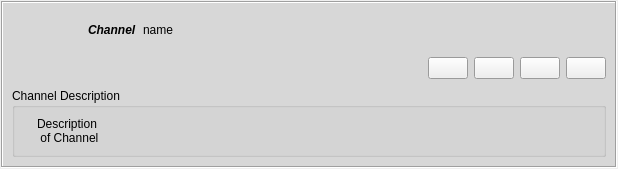
<?xml version="1.0" encoding="UTF-8"?>
<ui version="4.0">
 <class>GxsChannelGroupItem</class>
 <widget class="QWidget" name="GxsChannelGroupItem">
  <property name="geometry">
   <rect>
    <x>0</x>
    <y>0</y>
    <width>618</width>
    <height>157</height>
   </rect>
  </property>
  <layout class="QGridLayout">
   <property name="leftMargin">
    <number>1</number>
   </property>
   <property name="topMargin">
    <number>1</number>
   </property>
   <property name="rightMargin">
    <number>1</number>
   </property>
   <property name="bottomMargin">
    <number>1</number>
   </property>
   <item row="0" column="0">
    <widget class="QFrame" name="frame">
     <property name="sizePolicy">
      <sizepolicy hsizetype="Expanding" vsizetype="Preferred">
       <horstretch>0</horstretch>
       <verstretch>0</verstretch>
      </sizepolicy>
     </property>
     <property name="palette">
      <palette>
       <active>
        <colorrole role="Base">
         <brush brushstyle="SolidPattern">
          <color alpha="255">
           <red>215</red>
           <green>215</green>
           <blue>215</blue>
          </color>
         </brush>
        </colorrole>
        <colorrole role="Window">
         <brush brushstyle="SolidPattern">
          <color alpha="255">
           <red>215</red>
           <green>215</green>
           <blue>215</blue>
          </color>
         </brush>
        </colorrole>
       </active>
       <inactive>
        <colorrole role="Base">
         <brush brushstyle="SolidPattern">
          <color alpha="255">
           <red>215</red>
           <green>215</green>
           <blue>215</blue>
          </color>
         </brush>
        </colorrole>
        <colorrole role="Window">
         <brush brushstyle="SolidPattern">
          <color alpha="255">
           <red>215</red>
           <green>215</green>
           <blue>215</blue>
          </color>
         </brush>
        </colorrole>
       </inactive>
       <disabled>
        <colorrole role="Base">
         <brush brushstyle="SolidPattern">
          <color alpha="255">
           <red>215</red>
           <green>215</green>
           <blue>215</blue>
          </color>
         </brush>
        </colorrole>
        <colorrole role="Window">
         <brush brushstyle="SolidPattern">
          <color alpha="255">
           <red>215</red>
           <green>215</green>
           <blue>215</blue>
          </color>
         </brush>
        </colorrole>
       </disabled>
      </palette>
     </property>
     <property name="autoFillBackground">
      <bool>true</bool>
     </property>
     <property name="frameShape">
      <enum>QFrame::Box</enum>
     </property>
     <property name="frameShadow">
      <enum>QFrame::Sunken</enum>
     </property>
     <layout class="QGridLayout">
      <item row="0" column="0">
       <layout class="QGridLayout">
        <item row="0" column="0" rowspan="2">
         <widget class="QLabel" name="logoLabel">
          <property name="minimumSize">
           <size>
            <width>70</width>
            <height>70</height>
           </size>
          </property>
          <property name="maximumSize">
           <size>
            <width>70</width>
            <height>70</height>
           </size>
          </property>
          <property name="text">
           <string/>
          </property>
          <property name="pixmap">
           <pixmap resource="../images.qrc">:/images/channels.png</pixmap>
          </property>
         </widget>
        </item>
        <item row="0" column="1">
         <layout class="QHBoxLayout" name="horizontalLayout_2">
          <item>
           <widget class="QLabel" name="titleLabel">
            <property name="sizePolicy">
             <sizepolicy hsizetype="Minimum" vsizetype="Minimum">
              <horstretch>0</horstretch>
              <verstretch>0</verstretch>
             </sizepolicy>
            </property>
            <property name="font">
             <font>
              <weight>75</weight>
              <italic>true</italic>
              <bold>true</bold>
             </font>
            </property>
            <property name="text">
             <string notr="true">Channel</string>
            </property>
           </widget>
          </item>
          <item>
           <widget class="QLabel" name="nameLabel">
            <property name="text">
             <string notr="true">name</string>
            </property>
            <property name="openExternalLinks">
             <bool>true</bool>
            </property>
           </widget>
          </item>
          <item>
           <spacer name="horizontalSpacer">
            <property name="orientation">
             <enum>Qt::Horizontal</enum>
            </property>
            <property name="sizeHint" stdset="0">
             <size>
              <width>40</width>
              <height>20</height>
             </size>
            </property>
           </spacer>
          </item>
         </layout>
        </item>
        <item row="1" column="1">
         <layout class="QHBoxLayout" name="horizontalLayout">
          <item>
           <spacer>
            <property name="orientation">
             <enum>Qt::Horizontal</enum>
            </property>
            <property name="sizeType">
             <enum>QSizePolicy::Expanding</enum>
            </property>
            <property name="sizeHint" stdset="0">
             <size>
              <width>254</width>
              <height>28</height>
             </size>
            </property>
           </spacer>
          </item>
          <item>
           <widget class="QPushButton" name="copyLinkButton">
            <property name="focusPolicy">
             <enum>Qt::NoFocus</enum>
            </property>
            <property name="icon">
             <iconset resource="../images.qrc">
              <normaloff>:/images/copyrslink.png</normaloff>:/images/copyrslink.png</iconset>
            </property>
           </widget>
          </item>
          <item>
           <widget class="QPushButton" name="subscribeButton">
            <property name="sizePolicy">
             <sizepolicy hsizetype="Fixed" vsizetype="Fixed">
              <horstretch>0</horstretch>
              <verstretch>0</verstretch>
             </sizepolicy>
            </property>
            <property name="focusPolicy">
             <enum>Qt::NoFocus</enum>
            </property>
            <property name="toolTip">
             <string>Subscribe to Channel</string>
            </property>
            <property name="icon">
             <iconset resource="../images.qrc">
              <normaloff>:/images/directoryadd_24x24_shadow.png</normaloff>:/images/directoryadd_24x24_shadow.png</iconset>
            </property>
           </widget>
          </item>
          <item>
           <widget class="QPushButton" name="expandButton">
            <property name="sizePolicy">
             <sizepolicy hsizetype="Fixed" vsizetype="Fixed">
              <horstretch>0</horstretch>
              <verstretch>0</verstretch>
             </sizepolicy>
            </property>
            <property name="focusPolicy">
             <enum>Qt::NoFocus</enum>
            </property>
            <property name="toolTip">
             <string>Expand</string>
            </property>
            <property name="icon">
             <iconset resource="../images.qrc">
              <normaloff>:/images/edit_add24.png</normaloff>:/images/edit_add24.png</iconset>
            </property>
           </widget>
          </item>
          <item>
           <widget class="QPushButton" name="clearButton">
            <property name="sizePolicy">
             <sizepolicy hsizetype="Fixed" vsizetype="Fixed">
              <horstretch>0</horstretch>
              <verstretch>0</verstretch>
             </sizepolicy>
            </property>
            <property name="focusPolicy">
             <enum>Qt::NoFocus</enum>
            </property>
            <property name="toolTip">
             <string>Remove Item</string>
            </property>
            <property name="icon">
             <iconset resource="../images.qrc">
              <normaloff>:/images/close_normal.png</normaloff>:/images/close_normal.png</iconset>
            </property>
           </widget>
          </item>
         </layout>
        </item>
       </layout>
      </item>
      <item row="1" column="0">
       <widget class="QFrame" name="expandFrame">
        <layout class="QVBoxLayout">
         <property name="spacing">
          <number>0</number>
         </property>
         <property name="leftMargin">
          <number>0</number>
         </property>
         <property name="topMargin">
          <number>0</number>
         </property>
         <property name="rightMargin">
          <number>0</number>
         </property>
         <property name="bottomMargin">
          <number>0</number>
         </property>
         <item>
          <widget class="QGroupBox" name="groupBox">
           <property name="title">
            <string>Channel Description</string>
           </property>
           <layout class="QHBoxLayout">
            <item>
             <widget class="QLabel" name="iconLabel">
              <property name="text">
               <string/>
              </property>
              <property name="pixmap">
               <pixmap resource="../images.qrc">:/images/contacts24.png</pixmap>
              </property>
             </widget>
            </item>
            <item>
             <widget class="QLabel" name="descLabel">
              <property name="sizePolicy">
               <sizepolicy hsizetype="MinimumExpanding" vsizetype="Preferred">
                <horstretch>0</horstretch>
                <verstretch>0</verstretch>
               </sizepolicy>
              </property>
              <property name="text">
               <string notr="true">Description 
 of Channel</string>
              </property>
             </widget>
            </item>
           </layout>
          </widget>
         </item>
        </layout>
       </widget>
      </item>
     </layout>
    </widget>
   </item>
  </layout>
 </widget>
 <resources>
  <include location="../images.qrc"/>
 </resources>
 <connections/>
</ui>
